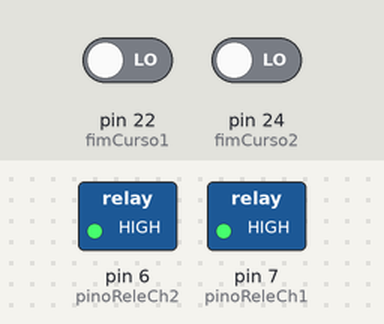
The sketch below on a simulated Arduino Mega 2560, built with avr-gcc and run on an emulated ATmega2560. Shown: switched loads named in the sketch (green lamp = pin HIGH). The inputs (shaded band) are chosen by the test bench; at power-on: pin 22 (fimCurso1) LOW, pin 24 (fimCurso2) LOW. What the sketch prints to the serial monitor is not drawn.

Above: at 1.2 s.
1.3 s: pin 22 (fimCurso1) driven HIGH
At 1.8 s:
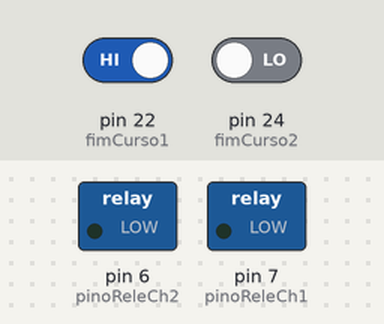
Timing chart, 0 to 4.3 s (numbered marks = the images above; inputs shaded):
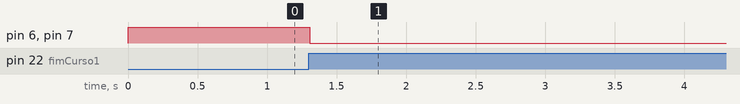

The sketch:

1_-_Fim_de_Curso.ino
```cpp
#include "max6675.h" //INCLUSÃO DE BIBLIOTECA

int ktcSO = 52; //PINO DIGITAL (SO)
int ktcCS = 50; //PINO DIGITAL (CS)
int ktcCLK = 53; //PINO DIGITAL (CLK / SCK)

MAX6675 ktc(ktcCLK, ktcCS, ktcSO); //CRIA UMA INSTÂNCIA UTILIZANDO OS PINOS (CLK, CS, SO)

const int pinoReleCh1 = 7; //PINO DIGITAL UTILIZADO PELO MÓDULO RELÉ (CANAL 1)
const int pinoReleCh2 = 6; //PINO DIGITAL UTILIZADO PELO MÓDULO RELÉ (CANAL 2)

int incomingByte = 0;

int fimCurso1 = 22; //VARIÁVEL QUE CONTROLA O ESTADO DO MÓDULO RELÉ NO CANAL 1 (LIGADO / DESLIGADO)
int fimCurso2 = 24; //VARIÁVEL QUE CONTROLA O ESTADO DO MÓDULO RELÉ NO CANAL 2 (LIGADO / DESLIGADO)


void setup(){

  Serial.begin(9600);

  pinMode(pinoReleCh1, OUTPUT); //DEFINE O PINO COMO SAÍDA
  pinMode(pinoReleCh2, OUTPUT); //DEFINE O PINO COMO SAÍDA

  pinMode(fimCurso1, INPUT); //DEFINE O PINO COMO SAÍDA
  pinMode(fimCurso2, INPUT); //DEFINE O PINO COMO SAÍDA

  digitalWrite(pinoReleCh1, HIGH); //MÓDULO RELÉ INICIA DESLIGADO
  digitalWrite(pinoReleCh2, HIGH); //MÓDULO RELÉ INICIA DESLIGADO
}
void loop(){
 Serial.println(digitalRead(fimCurso1));
 Serial.println(digitalRead(fimCurso2));
  if(digitalRead(fimCurso1) == HIGH){
     Serial.println(digitalRead(fimCurso1));
     digitalWrite(pinoReleCh1, LOW); //LIGA O MÓDULO RELÉ (LÂMPADA ACENDE)
     digitalWrite(pinoReleCh2, LOW); //LIGA O MÓDULO RELÉ (LÂMPADA ACENDE)

  }
  else if(digitalRead(fimCurso2) == HIGH){
     Serial.println(digitalRead(fimCurso2));
     digitalWrite(pinoReleCh1, HIGH); //DESLIGA O MÓDULO RELÉ (LÂMPADA ACENDE)
     digitalWrite(pinoReleCh2, HIGH); //DESLIGA O MÓDULO RELÉ (LÂMPADA ACENDE)
  }
 }
```

Measured:
- after the input at 1.3 s, pin 6 (pinoReleCh2), pin 7 (pinoReleCh1): HIGH → LOW at once
